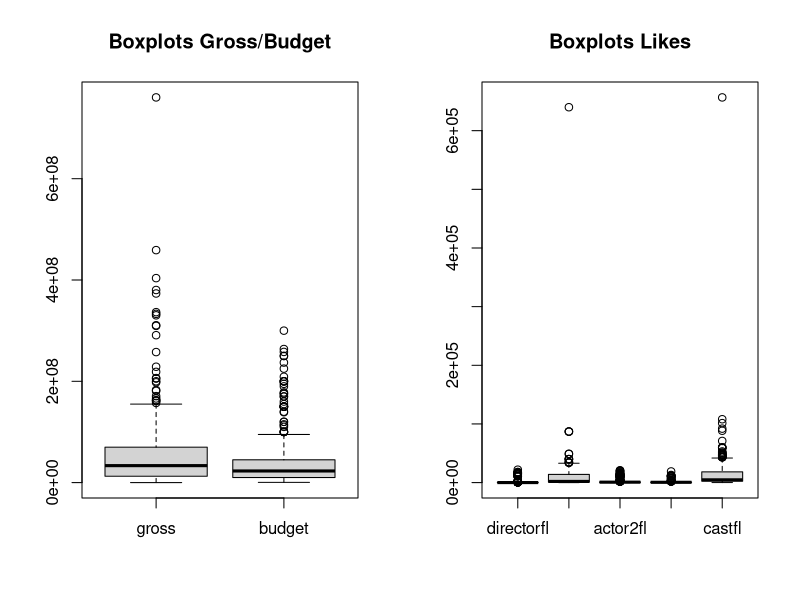
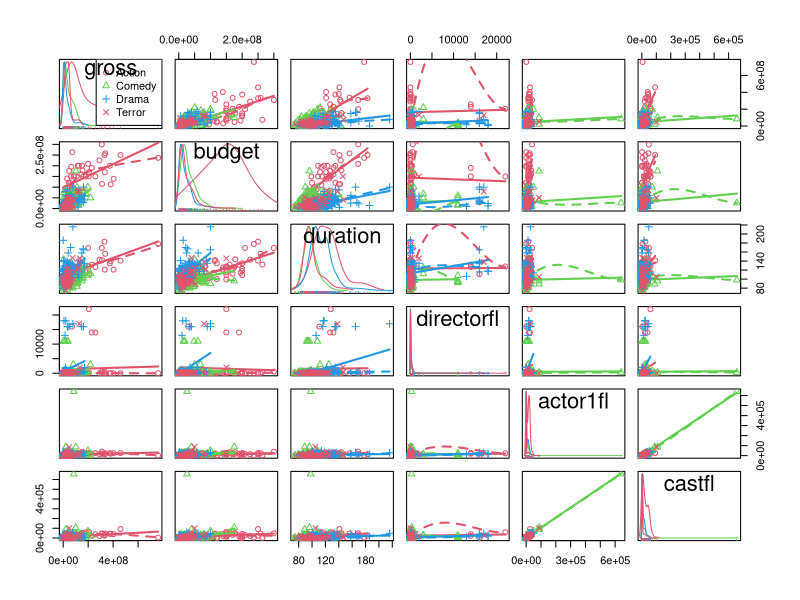
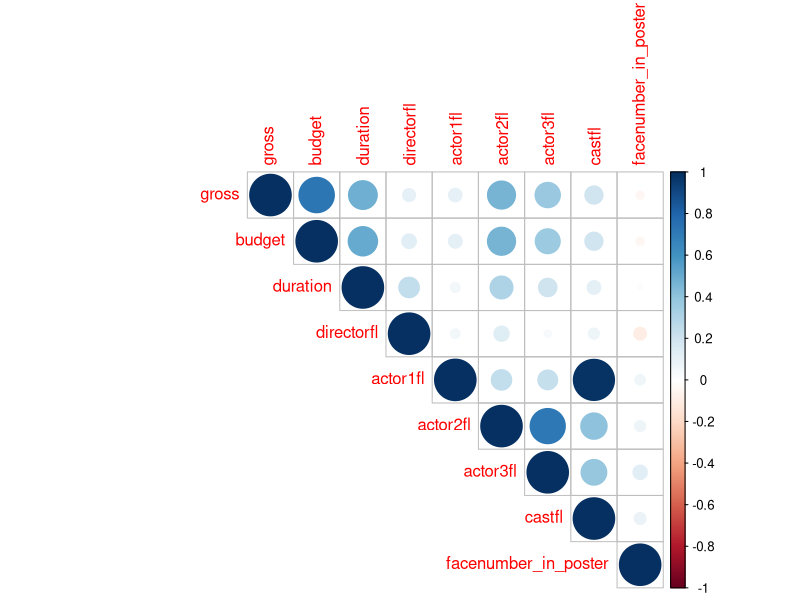

Generate these figures, in order, with R: (Note: this script raises an error after producing the figures.)
## ---- chunk 1
knitr::opts_chunk$set(echo = TRUE)
suppressWarnings(library(car))
suppressWarnings(library(corrplot))
suppressWarnings(library(dplyr))
suppressWarnings(library(effects))
suppressWarnings(library(emmeans))
suppressWarnings(library(ggplot2))
suppressWarnings(library(MASS))
suppressWarnings(library(multcomp))
## ---- chunk 2
data <- read.table(file="IMDB.csv", header = T, sep = ";")
## ---- chunk 3
movie_titles <- data$movietitle
data$movietitle <- NULL
data$titleyear <- ifelse(data$titleyear >= 2000 & data$titleyear <=2005,
                         "2000-2005",
                         ifelse(data$titleyear<=2010,
                                "2006-2010",
                                "2011-2016")) %>% 
  factor(., levels = c("2000-2005", "2006-2010", "2011-2016"))
## ---- chunk 4
par(mfrow=c(1,2))
boxplot(data[,c(1:2)], main="Boxplots Gross/Budget")
boxplot(data[,c(5:9)], main="Boxplots Likes")
par(mfrow=c(1,1))
## ---- chunk 5
lm.full <- lm(gross~.*(titleyear+genre),data)
summary(lm.full)
BIC(lm.full)
## ---- chunk 6
k <- log(nrow(data))
lm.step <- stepAIC(lm.full, direction = "both", k = k, trace = 0)
summary(lm.step)
BIC(lm.step)
## ---- chunk 7
scatterplotMatrix(~gross+budget+duration+directorfl+actor1fl+castfl|genre, data, col=2:4)
## ---- chunk 8
data.numeric <- data[,-which(colnames(data) %in% c("titleyear","genre"))]
var.cor <- cor(data.numeric)
corrplot(var.cor, method = "circle",type = "upper")
## ---- chunk 9
vif(lm.step)
## ---- chunk 10
residualPlots(lm.step)
## ---- chunk 11
effects <- allEffects(lm.step)
plot(effects, "budget:titleyear")
plot(effects, "duration:genre")
plot(effects, "titleyear:directorfl")
plot(effects, "actor1fl")
plot(effects, "castfl")
